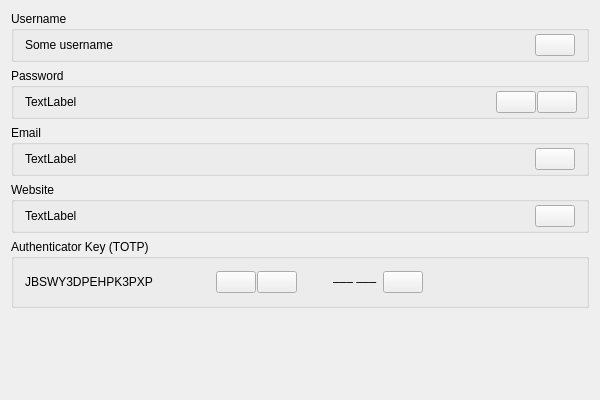
<?xml version="1.0" encoding="UTF-8"?>
<ui version="4.0">
 <class>ViewLoginItemClass</class>
 <widget class="QWidget" name="ViewLoginItemClass">
  <property name="geometry">
   <rect>
    <x>0</x>
    <y>0</y>
    <width>600</width>
    <height>400</height>
   </rect>
  </property>
  <property name="windowTitle">
   <string>ViewLoginItem</string>
  </property>
  <layout class="QVBoxLayout" name="verticalLayout_2">
   <item>
    <widget class="QGroupBox" name="groupBox_2">
     <property name="title">
      <string>Username</string>
     </property>
     <layout class="QHBoxLayout" name="horizontalLayout_4">
      <property name="topMargin">
       <number>3</number>
      </property>
      <property name="bottomMargin">
       <number>3</number>
      </property>
      <item>
       <widget class="QLabel" name="usernameLabel">
        <property name="sizePolicy">
         <sizepolicy hsizetype="Expanding" vsizetype="Preferred">
          <horstretch>0</horstretch>
          <verstretch>0</verstretch>
         </sizepolicy>
        </property>
        <property name="text">
         <string>Some username</string>
        </property>
       </widget>
      </item>
      <item>
       <widget class="CopyButton" name="copyUsernameButton">
        <property name="text">
         <string/>
        </property>
        <property name="icon">
         <iconset resource="../../../resource.qrc">
          <normaloff>:/icons/icons/copy.svg</normaloff>:/icons/icons/copy.svg</iconset>
        </property>
       </widget>
      </item>
     </layout>
    </widget>
   </item>
   <item>
    <widget class="QGroupBox" name="groupBox_3">
     <property name="title">
      <string>Password</string>
     </property>
     <layout class="QHBoxLayout" name="horizontalLayout_5">
      <property name="spacing">
       <number>1</number>
      </property>
      <property name="topMargin">
       <number>3</number>
      </property>
      <property name="rightMargin">
       <number>9</number>
      </property>
      <property name="bottomMargin">
       <number>3</number>
      </property>
      <item>
       <widget class="HiddenLabel" name="passwordLabel">
        <property name="sizePolicy">
         <sizepolicy hsizetype="Expanding" vsizetype="Preferred">
          <horstretch>0</horstretch>
          <verstretch>0</verstretch>
         </sizepolicy>
        </property>
        <property name="text">
         <string>TextLabel</string>
        </property>
       </widget>
      </item>
      <item>
       <widget class="PasswordRevealButton" name="revealPasswordButton">
        <property name="text">
         <string/>
        </property>
        <property name="icon">
         <iconset resource="../../../resource.qrc">
          <normaloff>:/icons/icons/eye-show.svg</normaloff>:/icons/icons/eye-show.svg</iconset>
        </property>
       </widget>
      </item>
      <item>
       <widget class="CopyButton" name="copyPasswordButton">
        <property name="text">
         <string/>
        </property>
        <property name="icon">
         <iconset resource="../../../resource.qrc">
          <normaloff>:/icons/icons/copy.svg</normaloff>:/icons/icons/copy.svg</iconset>
        </property>
       </widget>
      </item>
     </layout>
    </widget>
   </item>
   <item>
    <widget class="QGroupBox" name="groupBox_4">
     <property name="title">
      <string>Email</string>
     </property>
     <layout class="QHBoxLayout" name="horizontalLayout_6">
      <property name="topMargin">
       <number>3</number>
      </property>
      <property name="bottomMargin">
       <number>3</number>
      </property>
      <item>
       <widget class="QLabel" name="emailLabel">
        <property name="sizePolicy">
         <sizepolicy hsizetype="Expanding" vsizetype="Preferred">
          <horstretch>0</horstretch>
          <verstretch>0</verstretch>
         </sizepolicy>
        </property>
        <property name="text">
         <string>TextLabel</string>
        </property>
       </widget>
      </item>
      <item>
       <widget class="CopyButton" name="copyEmailButton">
        <property name="text">
         <string/>
        </property>
        <property name="icon">
         <iconset resource="../../../resource.qrc">
          <normaloff>:/icons/icons/copy.svg</normaloff>:/icons/icons/copy.svg</iconset>
        </property>
       </widget>
      </item>
     </layout>
    </widget>
   </item>
   <item>
    <widget class="QGroupBox" name="groupBox_5">
     <property name="title">
      <string>Website</string>
     </property>
     <layout class="QHBoxLayout" name="horizontalLayout_7">
      <property name="topMargin">
       <number>3</number>
      </property>
      <property name="bottomMargin">
       <number>3</number>
      </property>
      <item>
       <widget class="QLabel" name="websiteLabel">
        <property name="sizePolicy">
         <sizepolicy hsizetype="Expanding" vsizetype="Preferred">
          <horstretch>0</horstretch>
          <verstretch>0</verstretch>
         </sizepolicy>
        </property>
        <property name="text">
         <string>TextLabel</string>
        </property>
       </widget>
      </item>
      <item>
       <widget class="CopyButton" name="copyWebsiteButton">
        <property name="text">
         <string/>
        </property>
        <property name="icon">
         <iconset resource="../../../resource.qrc">
          <normaloff>:/icons/icons/copy.svg</normaloff>:/icons/icons/copy.svg</iconset>
        </property>
       </widget>
      </item>
     </layout>
    </widget>
   </item>
   <item>
    <widget class="QGroupBox" name="groupBox_6">
     <property name="title">
      <string>Authenticator Key (TOTP)</string>
     </property>
     <layout class="QHBoxLayout" name="horizontalLayout_8" stretch="1,1">
      <item>
       <layout class="QHBoxLayout" name="horizontalLayout_9">
        <property name="spacing">
         <number>1</number>
        </property>
        <item>
         <widget class="HiddenLabel" name="totpSecretLabel">
          <property name="sizePolicy">
           <sizepolicy hsizetype="Expanding" vsizetype="Preferred">
            <horstretch>0</horstretch>
            <verstretch>0</verstretch>
           </sizepolicy>
          </property>
          <property name="text">
           <string>JBSWY3DPEHPK3PXP</string>
          </property>
         </widget>
        </item>
        <item>
         <widget class="PasswordRevealButton" name="revealTotpSecretButton">
          <property name="text">
           <string/>
          </property>
          <property name="icon">
           <iconset resource="../../../resource.qrc">
            <normaloff>:/icons/icons/eye-show.svg</normaloff>:/icons/icons/eye-show.svg</iconset>
          </property>
         </widget>
        </item>
        <item>
         <widget class="CopyButton" name="copyTotpSecretButton">
          <property name="text">
           <string/>
          </property>
          <property name="icon">
           <iconset resource="../../../resource.qrc">
            <normaloff>:/icons/icons/copy.svg</normaloff>:/icons/icons/copy.svg</iconset>
          </property>
         </widget>
        </item>
       </layout>
      </item>
      <item>
       <layout class="QHBoxLayout" name="horizontalLayout_2">
        <item>
         <widget class="TotpLoadingWidget" name="totpTimer" native="true">
          <property name="sizePolicy">
           <sizepolicy hsizetype="Fixed" vsizetype="Preferred">
            <horstretch>0</horstretch>
            <verstretch>0</verstretch>
           </sizepolicy>
          </property>
          <property name="minimumSize">
           <size>
            <width>24</width>
            <height>24</height>
           </size>
          </property>
          <property name="maximumSize">
           <size>
            <width>24</width>
            <height>24</height>
           </size>
          </property>
         </widget>
        </item>
        <item>
         <widget class="TotpLabel" name="totpCodeLabel">
          <property name="text">
           <string>‒‒‒ ‒‒‒</string>
          </property>
         </widget>
        </item>
        <item>
         <widget class="TotpCopyButton" name="copyTotpCodeButton">
          <property name="text">
           <string/>
          </property>
          <property name="icon">
           <iconset resource="../../../resource.qrc">
            <normaloff>:/icons/icons/copy.svg</normaloff>:/icons/icons/copy.svg</iconset>
          </property>
         </widget>
        </item>
        <item>
         <spacer name="horizontalSpacer">
          <property name="orientation">
           <enum>Qt::Orientation::Horizontal</enum>
          </property>
          <property name="sizeHint" stdset="0">
           <size>
            <width>40</width>
            <height>20</height>
           </size>
          </property>
         </spacer>
        </item>
       </layout>
      </item>
     </layout>
    </widget>
   </item>
   <item>
    <spacer name="verticalSpacer">
     <property name="orientation">
      <enum>Qt::Orientation::Vertical</enum>
     </property>
     <property name="sizeHint" stdset="0">
      <size>
       <width>20</width>
       <height>40</height>
      </size>
     </property>
    </spacer>
   </item>
  </layout>
 </widget>
 <layoutdefault spacing="6" margin="11"/>
 <customwidgets>
  <customwidget>
   <class>CopyButton</class>
   <extends>QPushButton</extends>
   <header>../Components/CopyButton.h</header>
  </customwidget>
  <customwidget>
   <class>PasswordRevealButton</class>
   <extends>QPushButton</extends>
   <header>../Components/PasswordRevealButton.h</header>
  </customwidget>
  <customwidget>
   <class>TotpLoadingWidget</class>
   <extends>QWidget</extends>
   <header>../Components/TotpLoadingWidget.h</header>
   <container>1</container>
  </customwidget>
  <customwidget>
   <class>TotpLabel</class>
   <extends>QLabel</extends>
   <header>../Components/TotpLabel.h</header>
  </customwidget>
  <customwidget>
   <class>TotpCopyButton</class>
   <extends>QPushButton</extends>
   <header>../Components/TotpCopyButton.h</header>
  </customwidget>
  <customwidget>
   <class>HiddenLabel</class>
   <extends>QLabel</extends>
   <header>../Components/HiddenLabel.h</header>
  </customwidget>
 </customwidgets>
 <resources>
  <include location="../../../resource.qrc"/>
 </resources>
 <connections/>
</ui>
